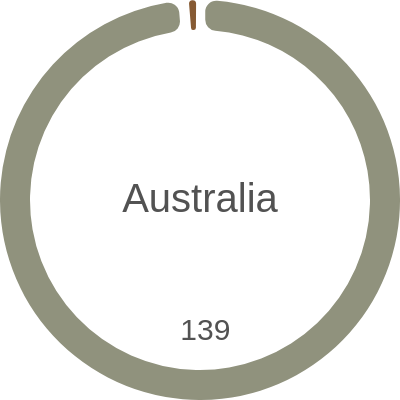

Describe this chart as a Vega-Lite specification.
### Vega specification from a JSON file in a GitHub repository (floating-point values rounded to 4 significant figures)
{"$schema": "https://vega.github.io/schema/vega/v5.json", "description": "A basic donut chart example.", "width": 200, "height": 200, "autosize": "none", "signals": [{"name": "startAngle", "value": 0}, {"name": "endAngle", "value": 6.29}, {"name": "padAngle", "value": 0.04}, {"name": "innerRadius", "value": 85}, {"name": "cornerRadius", "value": 5.5}, {"name": "sort", "value": false}, {"name": "selected", "value": "", "on": [{"events": "mouseover", "update": "datum"}]}], "data": [{"name": "table", "values": [{"id": 1, "field": 139}, {"id": 2, "field": 0}, {"id": 3, "field": 2}], "transform": [{"type": "pie", "field": "field", "startAngle": {"signal": "startAngle"}, "endAngle": {"signal": "endAngle"}, "sort": {"signal": "sort"}}]}, {"name": "fieldSum", "source": "table", "transform": [{"type": "aggregate", "fields": ["id"], "ops": ["sum"], "as": ["sum"]}]}], "scales": [{"name": "color", "type": "ordinal", "domain": {"data": "table", "field": "id"}, "range": ["#90927d", "#c0471c", "#865a33"]}], "marks": [{"type": "arc", "from": {"data": "table"}, "encode": {"enter": {"fill": {"scale": "color", "field": "id"}, "x": {"signal": "width / 2"}, "y": {"signal": "height / 2"}}, "update": {"startAngle": {"field": "startAngle"}, "endAngle": {"field": "endAngle"}, "padAngle": {"signal": "padAngle"}, "innerRadius": {"signal": "innerRadius"}, "outerRadius": {"signal": "width / 2"}, "cornerRadius": {"signal": "cornerRadius"}}}}, {"type": "text", "encode": {"enter": {"fill": {"value": "#525252"}, "text": {"value": ""}}, "update": {"opacity": {"value": 1}, "x": {"signal": "width / 2"}, "y": {"signal": "height / 2"}, "align": {"value": "center"}, "baseline": {"value": "middle"}, "fontSize": {"value": 20}, "text": {"value": "Australia"}}}}, {"name": "mark_id", "type": "text", "from": {"data": "table"}, "encode": {"enter": {"text": {"signal": "if(datum['endAngle'] - datum['startAngle'] < 0.3, '', format(datum['field']/1, ''))"}, "x": {"signal": "if(width >= height, height, width) / 2"}, "y": {"signal": "if(width >= height, height, width) / 2"}, "radius": {"signal": "if(selected && selected.id == datum.id, if(width >= height, height, width) / 2 * 1.05 * 0.65, if(width >= height, height, width) / 2 * 0.65)"}, "theta": {"signal": "(datum['startAngle'] + datum['endAngle'])/2"}, "fill": {"value": "scales"}, "fontSize": {"value": 15}, "align": {"value": "center"}, "baseline": {"value": "middle"}}}}]}
